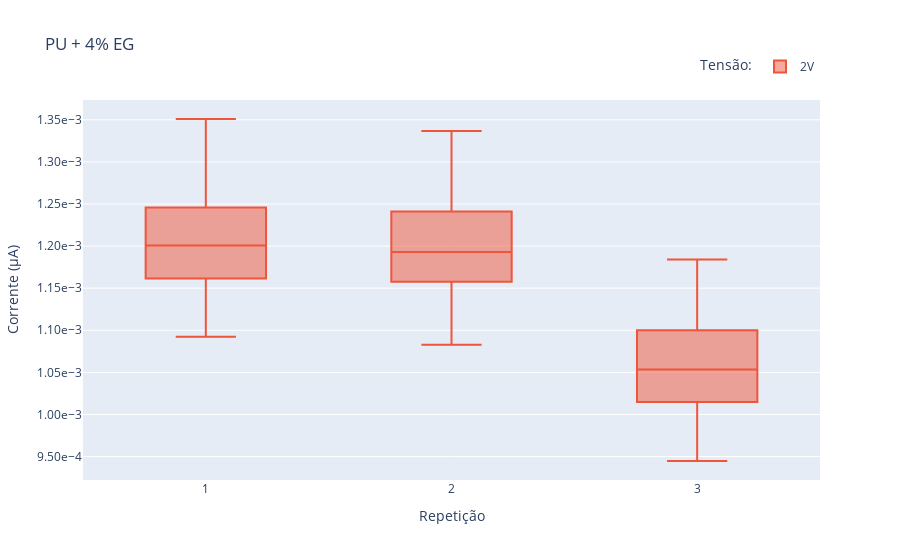

Here is the notebook cell this chart was saved with:
### Code cell
pueg4_box = px.box(pueg4_df[pueg4_df['Tempo']>2],
                   y='Corrente',
                   x = 'Repetição',
                   color = 'Tensão',
                   title = 'PU + 4% EG',
                   color_discrete_map= volt_colors
                  )
pueg4_box.update_layout(yaxis_title = 'Corrente (µA)',
                        yaxis_tickformat = '.2e',
                  legend = dict(orientation = 'h',
                                y = 1.05,
                                x = 1.0,
                                xanchor= 'right',
                                yanchor= 'bottom',
                                title = dict(text = 'Tensão:')
                               ))

### Figure 1 — Plotly figure (JSON) as saved in the notebook; plotly's stock layout.template omitted (floating-point values rounded to 4 significant figures; data arrays with more than 128 entries replaced by an {"elided": "..."} marker saying what was removed)
{"data": [{"alignmentgroup": "True", "hovertemplate": "Tensão=2V<br>Repetição=%{x}<br>Corrente=%{y}<extra></extra>", "legendgroup": "2V", "marker": {"color": "#EF553B"}, "name": "2V", "notched": false, "offsetgroup": "2V", "orientation": "v", "showlegend": true, "type": "box", "x": {"elided": "2400 str values"}, "x0": " ", "xaxis": "x", "y": {"elided": "2400 float values"}, "y0": " ", "yaxis": "y"}], "layout": {"boxmode": "group", "legend": {"orientation": "h", "title": {"text": "Tensão:"}, "tracegroupgap": 0, "x": 1, "xanchor": "right", "y": 1.05, "yanchor": "bottom"}, "title": {"text": "PU + 4% EG"}, "xaxis": {"anchor": "y", "domain": [0, 1], "title": {"text": "Repetição"}}, "yaxis": {"anchor": "x", "domain": [0, 1], "tickformat": ".2e", "title": {"text": "Corrente (µA)"}}}}
